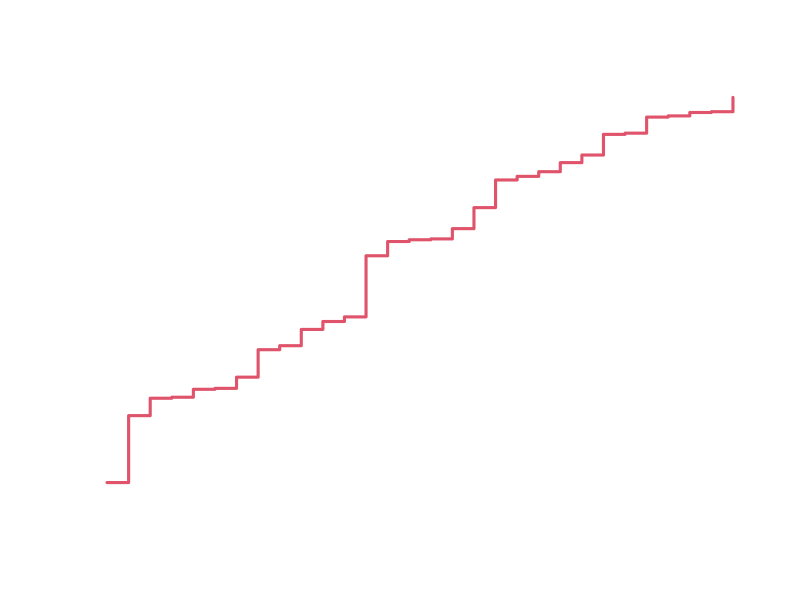

Recreate this plot in R. (Note: this script raises an error after producing the figure.)
################################################
##########    Practical Session VI   ###########
##########           Group 2         ###########
##########  Kolmogorov-Smirnov Test  ###########
################################################  

set.seed(137) # setting seed
x = runif(30) # generating numbers from U(0, 1)
Fobs = sort(x) # arranging the random numbers

# writing function for emperical values
emp.uni = function(n){
  z = array() # declaring array
  for(i in 1:n) 
    z[i] = (i - 1) / n
  return(z)
}

Fexp = emp.uni(30) # getting emperical values
# applying the formula to get KS-statistic
Dn = max(abs(Fexp - Fobs))
print(Dn)

# using R built-in function from stats package
ks.test(x, "punif")

# graphical view of Kolmogorov-Smirnov Test
plot(Fobs, type = 's', lw = 3, col = 2)
lines(Fexp, type = 's', lw = 3, col = 3)
legend("bottomright", inset = .005, 
       lwd = 3, legend = c("Observed", 
       "Emperical"), col = 2:3)

################################################
#############     Happy Coding     #############
################################################